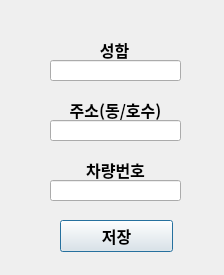
<?xml version="1.0" encoding="UTF-8"?>
<ui version="4.0">
 <class>Dialog</class>
 <widget class="QDialog" name="Dialog">
  <property name="geometry">
   <rect>
    <x>0</x>
    <y>0</y>
    <width>224</width>
    <height>275</height>
   </rect>
  </property>
  <property name="font">
   <font>
    <family>궁서</family>
    <pointsize>12</pointsize>
   </font>
  </property>
  <property name="windowTitle">
   <string>FullCover</string>
  </property>
  <property name="windowIcon">
   <iconset>
    <normaloff>home.png</normaloff>
    <normalon>home.png</normalon>
    <disabledoff>home.png</disabledoff>
    <disabledon>home.png</disabledon>home.png</iconset>
  </property>
  <widget class="QLabel" name="label1">
   <property name="geometry">
    <rect>
     <x>49</x>
     <y>40</y>
     <width>131</width>
     <height>20</height>
    </rect>
   </property>
   <property name="font">
    <font>
     <family>맑은 고딕</family>
     <weight>75</weight>
     <bold>true</bold>
    </font>
   </property>
   <property name="text">
    <string>성함</string>
   </property>
   <property name="alignment">
    <set>Qt::AlignCenter</set>
   </property>
  </widget>
  <widget class="QLineEdit" name="lineedit_Test1">
   <property name="geometry">
    <rect>
     <x>50</x>
     <y>60</y>
     <width>131</width>
     <height>21</height>
    </rect>
   </property>
   <property name="text">
    <string/>
   </property>
  </widget>
  <widget class="QLabel" name="label2">
   <property name="geometry">
    <rect>
     <x>50</x>
     <y>100</y>
     <width>131</width>
     <height>20</height>
    </rect>
   </property>
   <property name="font">
    <font>
     <family>맑은 고딕</family>
     <pointsize>12</pointsize>
     <weight>75</weight>
     <bold>true</bold>
    </font>
   </property>
   <property name="text">
    <string>주소(동/호수)</string>
   </property>
   <property name="alignment">
    <set>Qt::AlignCenter</set>
   </property>
  </widget>
  <widget class="QLineEdit" name="lineedit_Test2">
   <property name="geometry">
    <rect>
     <x>50</x>
     <y>120</y>
     <width>131</width>
     <height>21</height>
    </rect>
   </property>
  </widget>
  <widget class="QLineEdit" name="lineedit_Test3">
   <property name="geometry">
    <rect>
     <x>50</x>
     <y>180</y>
     <width>131</width>
     <height>21</height>
    </rect>
   </property>
   <property name="text">
    <string/>
   </property>
  </widget>
  <widget class="QLabel" name="label2_2">
   <property name="geometry">
    <rect>
     <x>50</x>
     <y>160</y>
     <width>131</width>
     <height>20</height>
    </rect>
   </property>
   <property name="font">
    <font>
     <family>맑은 고딕</family>
     <weight>75</weight>
     <bold>true</bold>
    </font>
   </property>
   <property name="text">
    <string>차량번호</string>
   </property>
   <property name="alignment">
    <set>Qt::AlignCenter</set>
   </property>
  </widget>
  <widget class="QPushButton" name="btn_Text">
   <property name="geometry">
    <rect>
     <x>60</x>
     <y>220</y>
     <width>113</width>
     <height>32</height>
    </rect>
   </property>
   <property name="font">
    <font>
     <family>맑은 고딕</family>
     <weight>75</weight>
     <bold>true</bold>
    </font>
   </property>
   <property name="text">
    <string>저장</string>
   </property>
  </widget>
 </widget>
 <resources/>
 <connections/>
</ui>
